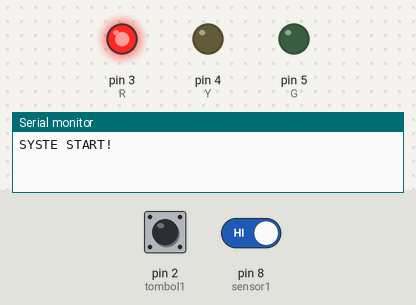
Bench run of a sketch on a simulated Arduino Uno, built with avr-gcc and run on an emulated ATmega328P. Shown: output pins drawn as LEDs (lit = HIGH), the last lines printed to the serial monitor. Dashed ring = blinking. The test bench sets the inputs (shaded band); at power-on: pin 2 (tombol1) LOW, pin 8 (sensor1) HIGH.

Above: at 1.2 s.
1.3 s: pin 2 (tombol1) pulled HIGH for 0.15 s
At 4.0 s:
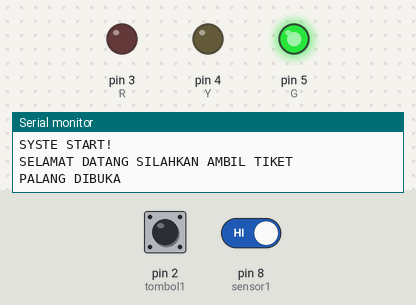
4.4 s: pin 2 (tombol1) pulled HIGH for 1 s
At 5.5 s:
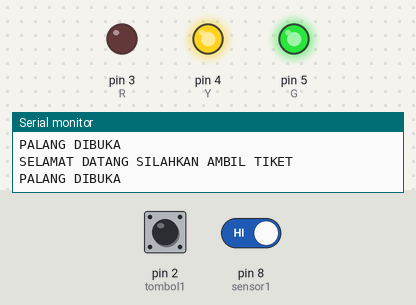
7.4 s: pin 8 (sensor1) driven LOW
At 9.0 s:
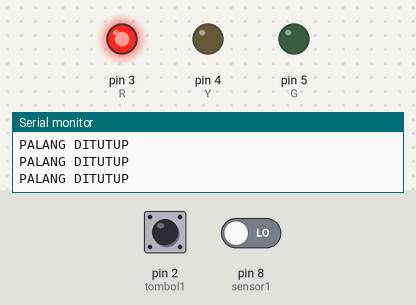
9.9 s: pin 2 (tombol1) pulled HIGH for 3.2 s
At 10.9 s:
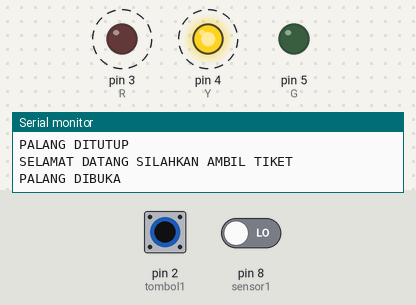
Timing chart, 0 to 15.6 s (numbered marks = the images above; inputs shaded):
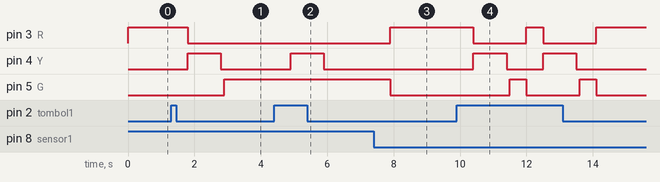

Measured:
- after the input at 1.3 s, pin 3 (R): HIGH → LOW after 0.50 s; pin 4 (Y): LOW → HIGH after 0.50 s, → LOW 1.0 s later; pin 5 (G): LOW → HIGH after 1.6 s
- after the input at 4.4 s, pin 4 (Y): LOW → HIGH after 0.50 s, → LOW 1.0 s later
- after the input at 7.4 s, pin 3 (R): LOW → HIGH after 0.50 s; pin 5 (G): HIGH → LOW after 0.50 s
- after the input at 9.9 s, pin 3 (R): alternates HIGH for 0.50 s and LOW for 1.6 s, starting after 0.50 s; pin 4 (Y): alternates HIGH for 1.0 s and LOW for 1.1 s, 4 changes in all, then stays LOW, starting after 0.50 s; pin 5 (G): alternates HIGH for 0.50 s and LOW for 1.6 s, starting after 1.6 s

The sketch:

1.ino
```cpp
int tombol1=2;
int tombol2=6;
int tombol3=7;
int sensor1=8;

int R=3;
int Y=4;
int G=5;

void setup() {
  Serial.begin(9600);
  pinMode(tombol1,INPUT);
  pinMode(sensor1,INPUT);
  pinMode(R,OUTPUT);
  pinMode(Y,OUTPUT);
  pinMode(G,OUTPUT);
  digitalWrite(R,HIGH);
  Serial.println("SYSTE START!");
}

void loop() {
   int bacaTombol1=digitalRead(tombol1);
   int bacaSensor1=digitalRead(sensor1);
//   Serial.println("Kondisi tombol:" + String(bacaTombol1) +
//   " | " + String (bacaSensor1)+
//   " | " + String (kunci1));

    if (bacaTombol1==1){
      delay(500);
      Serial.println("SELAMAT DATANG SILAHKAN AMBIL TIKET");
      Serial.println("PALANG DIBUKA");
      digitalWrite(R,LOW);
      digitalWrite(Y,HIGH);
      delay(1000);
      digitalWrite(Y,LOW);
      delay(100);
      digitalWrite(G,HIGH);
    }

    if (bacaSensor1==0){
      delay(500);
      Serial.println("PALANG DITUTUP");
      digitalWrite(G,LOW);
      digitalWrite(R,HIGH);
    }

}
```
